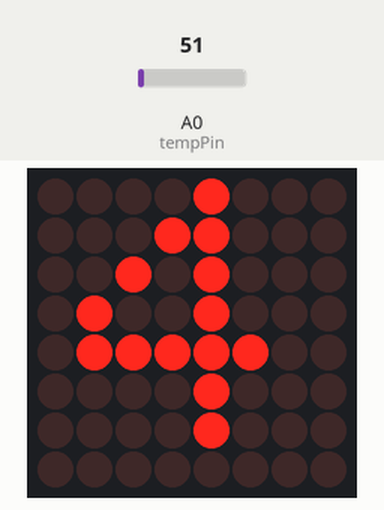
The sketch below on a simulated Arduino Uno, built with avr-gcc and run on an emulated ATmega328P. Parts: 8×8 LED matrix. The inputs (shaded band) are chosen by the test bench; at power-on: A0 (tempPin) = 51. What the sketch prints to the serial monitor is not drawn.

Above: at 2.1 s.
2.2 s: A0 (tempPin) set to 71
At 5.21 s:
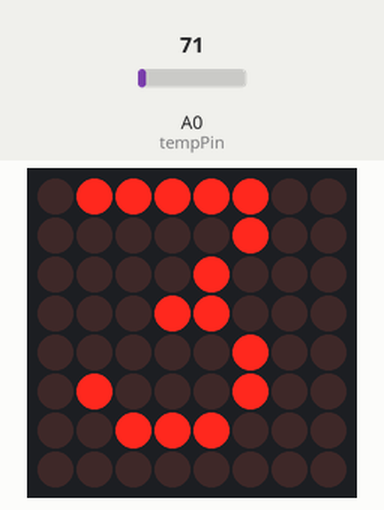
6.7 s: A0 (tempPin) set to 30
At 8.77 s:
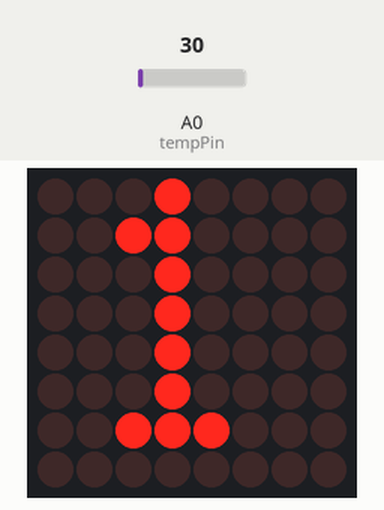
14.9 s: A0 (tempPin) set to 15
19.4 s: A0 (tempPin) set to 61
At 22.98 s:
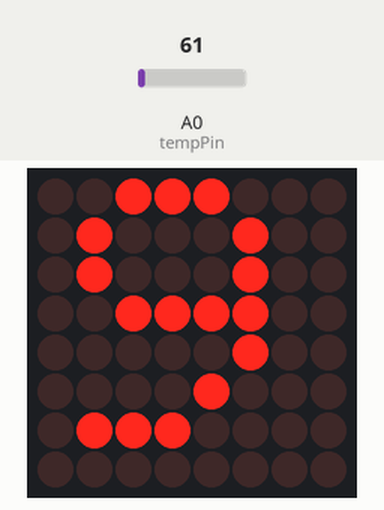
Timing chart, 0 to 24.5 s (numbered marks = the images above; inputs shaded):
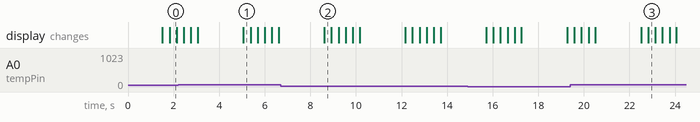

Measured:
- after the input at 2.2 s, the display: first differs from a run without the input after 2.9 s (image 1)
- after the input at 6.7 s, the display: changes after 1.9 s (image 2)

The sketch:

lm35_88_led_display.ino
```cpp
#include "LedControlMS.h"
int val;
int tempPin = A0;
int LED;
float mv;

 //pin 12 is connected to the DataIn
// pin 11 is connected to the CLK
 //pin 10 is connected to LOAD
 char result[8];

#define NBR_MTX 1 //number of matrices attached is one
LedControl lc=LedControl(12,11, 10, NBR_MTX);//

void setup()
{
  for (int i=0; i< NBR_MTX; i++)
  {
    lc.shutdown(i,false);
  /* Set the brightness to a medium values */
    lc.setIntensity(i,8);
  /* and clear the display */
    lc.clearDisplay(i);
                delay(500);
  }
  pinMode(tempPin,INPUT);
  pinMode(LED, OUTPUT);
  Serial.begin(9600);
}

void loop()

{
  val = analogRead(tempPin);

float mv = (val/1024.0)*5000;
float temp = mv/10;
Serial.print("TEMPRATURE = ");
Serial.println(temp);
Serial.print("*C");
delay(1000);
     lc.writeString(0,dtostrf(temp,2,2,result));
     lc.clearAll();//clearing the display
     delay(1000);
}
```
